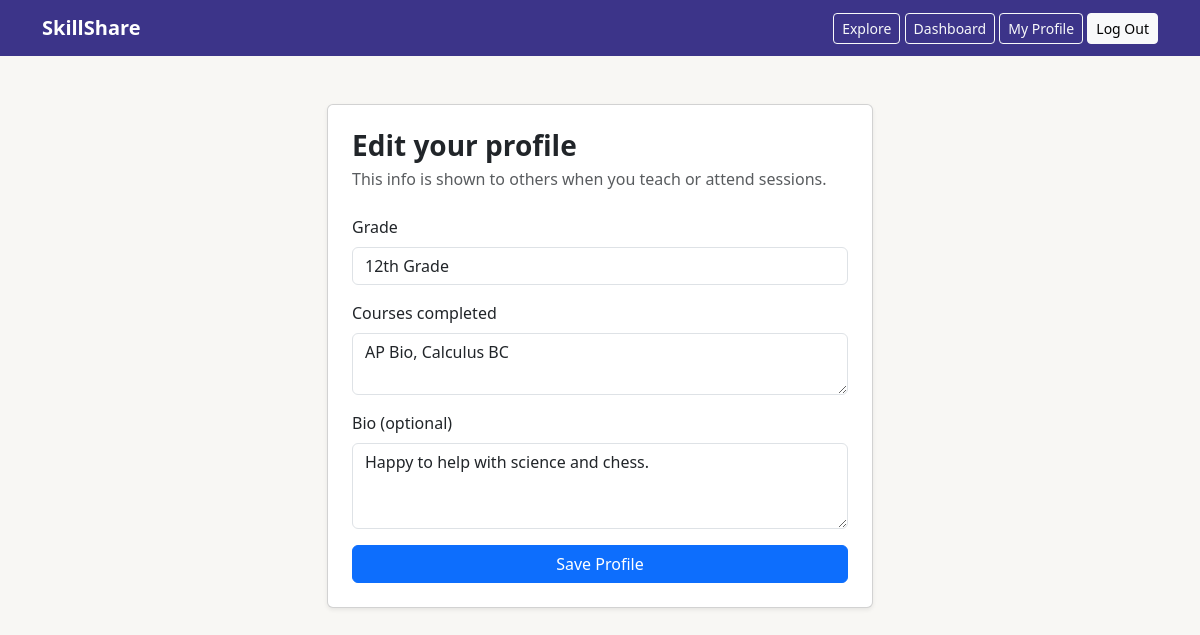
/profile/edit (signed in), run on the app's committed database.
### models.py (models this page shows, shortened)
class User(UserMixin, db.Model):
    id = db.Column(db.Integer, primary_key=True)
    name = db.Column(db.String(100), nullable=False)
    email = db.Column(db.String(120), unique=True, nullable=False)
    password_hash = db.Column(db.String(200), nullable=False)
    bio = db.Column(db.Text, nullable=True)
    grade = db.Column(db.String(20), nullable=True)
    courses_completed = db.Column(db.Text, nullable=True)  # free text, e.g. "AP Bio, Algebra II, Spanish 3"

### app.py (the view, shortened to what this page needs)
@app.route("/profile/edit", methods=["GET", "POST"])
@login_required
def edit_profile():
    return render_template("edit_profile.html")

### app.py (called while the page is built)
@login_manager.user_loader
def load_user(user_id):
    return User.query.get(int(user_id))

### templates/edit_profile.html (shortened to what this page needs)
{% extends "base.html" %}
{% block content %}
<div class="row justify-content-center">
    <div class="col-md-6">
        <div class="card shadow-sm mt-4">
            <div class="card-body p-4">
                <h3 class="card-title mb-1 fw-bold">Edit your profile</h3>
                <p class="text-muted mb-4">This info is shown to others when you teach or attend sessions.</p>
                <form method="POST">
                    <div class="mb-3">
                        <label class="form-label">Grade</label>
                        <input type="text" name="grade" class="form-control" value="{{ current_user.grade or '' }}" placeholder="e.g. 11th Grade" required>
                    </div>
                    <div class="mb-3">
                        <label class="form-label">Courses completed</label>
                        <textarea name="courses_completed" class="form-control" rows="2" placeholder="e.g. AP Bio, Algebra II, Spanish 3" required>{{ current_user.courses_completed or '' }}</textarea>
                    </div>
                    <div class="mb-3">
                        <label class="form-label">Bio (optional)</label>
                        <textarea name="bio" class="form-control" rows="3" placeholder="A little about yourself">{{ current_user.bio or '' }}</textarea>
                    </div>
                    <button type="submit" class="btn btn-primary w-100">Save Profile</button>
                </form>
            </div>
        </div>
    </div>
</div>
{% endblock %}

### static/style.css (style rules this page uses)
body { background-color: #f8f7f4; }

### data on the page
User: grade "12th Grade", courses_completed "AP Bio, Calculus BC", bio "Happy to help with science and chess."
